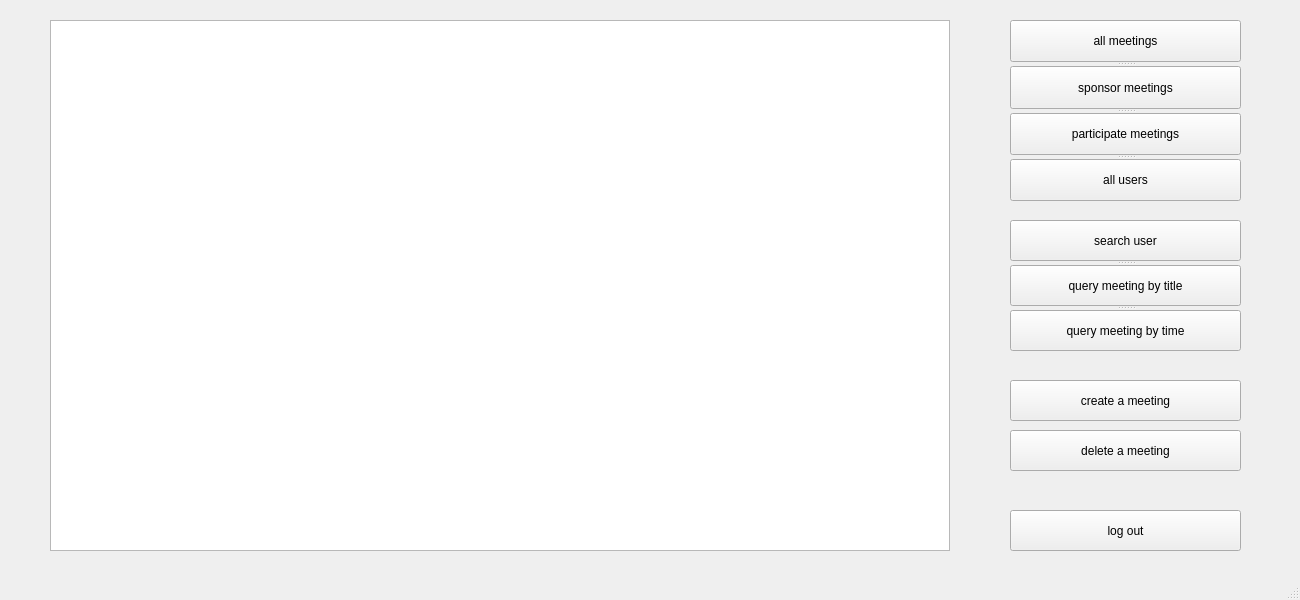
<?xml version="1.0" encoding="UTF-8"?>
<ui version="4.0">
 <class>MainWindow</class>
 <widget class="QMainWindow" name="MainWindow">
  <property name="geometry">
   <rect>
    <x>0</x>
    <y>0</y>
    <width>1300</width>
    <height>600</height>
   </rect>
  </property>
  <property name="windowTitle">
   <string>MainWindow</string>
  </property>
  <widget class="QWidget" name="centralwidget">
   <widget class="QTableView" name="tableView">
    <property name="geometry">
     <rect>
      <x>50</x>
      <y>20</y>
      <width>900</width>
      <height>531</height>
     </rect>
    </property>
   </widget>
   <widget class="QSplitter" name="splitter">
    <property name="geometry">
     <rect>
      <x>1010</x>
      <y>20</y>
      <width>231</width>
      <height>181</height>
     </rect>
    </property>
    <property name="orientation">
     <enum>Qt::Vertical</enum>
    </property>
    <widget class="QPushButton" name="listMeetingsBtn">
     <property name="text">
      <string>all meetings</string>
     </property>
    </widget>
    <widget class="QPushButton" name="listSponMeetingBtn">
     <property name="text">
      <string>sponsor meetings</string>
     </property>
    </widget>
    <widget class="QPushButton" name="listParMeetingsBtn">
     <property name="text">
      <string>participate meetings</string>
     </property>
    </widget>
    <widget class="QPushButton" name="listUsersBtn">
     <property name="text">
      <string>all users</string>
     </property>
    </widget>
   </widget>
   <widget class="QSplitter" name="splitter_2">
    <property name="geometry">
     <rect>
      <x>1010</x>
      <y>220</y>
      <width>231</width>
      <height>131</height>
     </rect>
    </property>
    <property name="orientation">
     <enum>Qt::Vertical</enum>
    </property>
    <widget class="QPushButton" name="searchUserBtn">
     <property name="text">
      <string>search user</string>
     </property>
    </widget>
    <widget class="QPushButton" name="titleMeetingBtn">
     <property name="text">
      <string>query meeting by title</string>
     </property>
    </widget>
    <widget class="QPushButton" name="timeMeetingBtn">
     <property name="text">
      <string>query meeting by time</string>
     </property>
    </widget>
   </widget>
   <widget class="QPushButton" name="createBtn">
    <property name="geometry">
     <rect>
      <x>1010</x>
      <y>380</y>
      <width>231</width>
      <height>41</height>
     </rect>
    </property>
    <property name="text">
     <string>create a meeting</string>
    </property>
   </widget>
   <widget class="QPushButton" name="logoutBtn">
    <property name="geometry">
     <rect>
      <x>1010</x>
      <y>510</y>
      <width>231</width>
      <height>41</height>
     </rect>
    </property>
    <property name="text">
     <string>log out</string>
    </property>
   </widget>
   <widget class="QPushButton" name="deleteBtn">
    <property name="geometry">
     <rect>
      <x>1010</x>
      <y>430</y>
      <width>231</width>
      <height>41</height>
     </rect>
    </property>
    <property name="text">
     <string>delete a meeting</string>
    </property>
   </widget>
  </widget>
  <widget class="QMenuBar" name="menubar">
   <property name="geometry">
    <rect>
     <x>0</x>
     <y>0</y>
     <width>1300</width>
     <height>17</height>
    </rect>
   </property>
  </widget>
  <widget class="QStatusBar" name="statusbar"/>
 </widget>
 <resources/>
 <connections/>
</ui>
